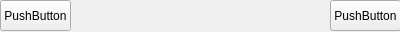
<?xml version="1.0" encoding="UTF-8"?>
<ui version="4.0">
 <class>TitleBar</class>
 <widget class="QWidget" name="TitleBar">
  <property name="geometry">
   <rect>
    <x>0</x>
    <y>0</y>
    <width>400</width>
    <height>32</height>
   </rect>
  </property>
  <property name="windowTitle">
   <string>Form</string>
  </property>
  <widget class="QPushButton" name="pushButton">
   <property name="geometry">
    <rect>
     <x>0</x>
     <y>0</y>
     <width>71</width>
     <height>31</height>
    </rect>
   </property>
   <property name="text">
    <string>PushButton</string>
   </property>
  </widget>
  <widget class="QPushButton" name="pushButton_2">
   <property name="geometry">
    <rect>
     <x>330</x>
     <y>0</y>
     <width>71</width>
     <height>31</height>
    </rect>
   </property>
   <property name="text">
    <string>PushButton</string>
   </property>
  </widget>
 </widget>
 <resources/>
 <connections/>
</ui>
